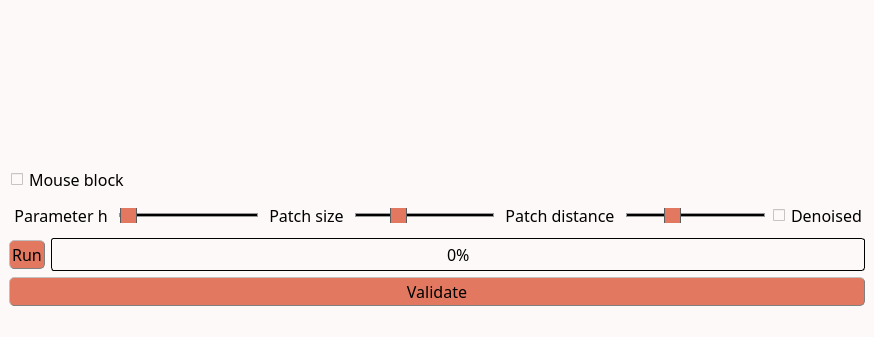
<?xml version="1.0" encoding="UTF-8"?>
<ui version="4.0">
 <class>MainWindow</class>
 <widget class="QMainWindow" name="MainWindow">
  <property name="geometry">
   <rect>
    <x>0</x>
    <y>0</y>
    <width>873</width>
    <height>337</height>
   </rect>
  </property>
  <property name="windowTitle">
   <string>NLMD denoising</string>
  </property>
  <property name="styleSheet">
   <string notr="true">/* Couleur du fond, label, combobox, progressbar vide et spin box */
QWidget, QLabel, QComboBox, QProgressBar, QSpinBox {background-color: rgb(253, 249, 248)}

/* Couleur quand inactif */
QPushButton:disabled, QComboBox:disabled, QSpinBox:disabled {background-color: rgba(243, 98, 64,150)}

/* Couleur des boutons et des selecteurs */
QPushButton, QComboBox::drop-down:button, QComboBox::down-arrow, QComboBox::down-arrow:disabled, QSpinBox::drop-down:button, QSpinBox::down-arrow, QSpinBox::down-arrow:disabled, QSpinBox::drop-up:button, QSpinBox::up-arrow, QSpinBox::up-arrow:disabled, QSlider::handle:horizontal {background-color: rgb(226, 120, 95)}

/* Couleur des bordures de même couleur que les boutons */
QComboBox::drop-down:button, QSpinBox::drop-down:button, QSpinBox::drop-up:button {border-color: rgb(193, 167, 181)}

/* Couleur des textes */
QLabel, QPushButton, QPushButton:hover, QCheckBox, QComboBox, Line, QTextEdit, QSpinBox {color: rgb(0, 0, 0)}

/* style des bordures 1 */
QLabel, QPushButton, QPushButton:hover, QComboBox, QSpinBox  {
	border-style : outset;
	min-width : 5em;
}

/* style des bordures 2 */
QPushButton, QPushButton:hover, QComboBox, QSpinBox  {
	border-radius: 5px;
	border-width: 1px;
	border-color: gray;
}

/* Font 1 */
QPushButton, QPushButton:hover, QCheckBox, QProgressBar {font: 12pt &quot;Noto Sans Cond&quot;}

/* Font 2 */
QComboBox, QTextEdit, QSpinBox {font: 10pt &quot;Noto Sans Cond&quot;}

/* Padding 1 */
QLabel, QComboBox, QComboBox::down-arrow, QSpinBox, QSpinBox::down-arrow, QSpinBox::up-arrow {padding : 1px;}

/* Padding 2 */
QPushButton, QPushButton:hover, QCheckBox {padding : 2px;}

/* Gestion taille des QCheckBoxes */
QCheckBox::indicator:unchecked, QCheckBox::indicator:unchecked:hover, QCheckBox::indicator:checked, QCheckBox::indicator:checked:hover  {
	width :12px;
	height : 12px;
}

QLabel {
	Border-radius : 5px;
	border-width : 0px;
	border-color : black;
	font : 14pt &quot;Noto Sans Cond&quot;;
}

QPushButton:hover {background-color: rgb(243, 98, 64);}

QCheckBox::indicator:unchecked {image: url(icons/uncheck_icon.png);}

QCheckBox::indicator:unchecked:hover {image: url(icons/uncheck_hover_icon.png);}

QCheckBox::indicator:checked {image: url(icons/Check_icon.png);}

QCheckBox::indicator:checked:hover {image: url(icons/Check_hover_icon.png);}

QComboBox::drop-down:button{
	border-radius: 4px;
	border-width: 1px;
	width: 30px;
}

QComboBox::down-arrow {
	 image : url(icons/Arrow_down.png); 
    width: 12px;
    height: 12px;
}

Line{
	format: plain;
	midLine-Width : 1px;
}

QFrame[height=&quot;3&quot;], QFrame[width=&quot;3&quot;] {background-color: #3A3939;}

QTextEdit{
	background-color: rgb(255, 255, 255);
	border-style: solid;
	border-radius: 5px;
	border-width: 1px;
	border-color: black;
}

QLineEdit {font : 12pt &quot;Noto Sans Cond&quot;;}

/* Gestion taille des QLineEdit */
QLineEdit::indicator:unchecked, QLineEdit::indicator:unchecked:hover, QLineEdit::indicator:checked, QLineEdit::indicator:checked:hover  {
	border-color: black;
}

QHBoxLayout {background-color: rgb(0, 240, 240, 50);}

QProgressBar {
	text-align: center;
	border: 1px solid black;
	border-radius: 3px;
 }

 QProgressBar::chunk {
	background-color: rgb(243, 98, 64);
	width: 15px;
	margin : 0.5px;
 }

QSpinBox::drop-down:button, QSpinBox::drop-up:button {
	border-radius: 2px;
	border-width: 1px;
	width: 36px;
}

QSpinBox::down-arrow {
	image : url(icons/Arrow_down.png);
    width: 24px;
    height: 22px;
}

QSpinBox::up-arrow {
	image : url(icons/Arrow_up.png);
    width: 24px;
    height: 22px;
}

QSlider::groove:horizontal {
    border: 1px solid #999999;
    height: 2px; /* the groove expands to the size of the slider by default. by giving it a height, it has a fixed size */
    background-color: rgb(0, 0, 0);
    margin: 1px 0;
}

QSlider::handle:horizontal {
    border: 1px solid #5c5c5c;
    width: 15px;
    height: 30px;
    margin: -10px 0; /* handle is placed by default on the contents rect of the groove. Expand outside the groove */
    border-radius: 3px;
}</string>
  </property>
  <widget class="QWidget" name="centralwidget">
   <property name="styleSheet">
    <string notr="true"/>
   </property>
   <layout class="QHBoxLayout" name="horizontalLayout_5">
    <item>
     <layout class="QVBoxLayout" name="verticalLayout_2">
      <item>
       <layout class="QHBoxLayout" name="horizontalLayout">
        <item>
         <widget class="ImageView" name="expSeries" native="true">
          <property name="sizePolicy">
           <sizepolicy hsizetype="MinimumExpanding" vsizetype="MinimumExpanding">
            <horstretch>0</horstretch>
            <verstretch>0</verstretch>
           </sizepolicy>
          </property>
          <property name="minimumSize">
           <size>
            <width>250</width>
            <height>0</height>
           </size>
          </property>
         </widget>
        </item>
        <item>
         <widget class="PlotWidget" name="profiles" native="true">
          <property name="sizePolicy">
           <sizepolicy hsizetype="MinimumExpanding" vsizetype="MinimumExpanding">
            <horstretch>0</horstretch>
            <verstretch>0</verstretch>
           </sizepolicy>
          </property>
          <property name="minimumSize">
           <size>
            <width>600</width>
            <height>150</height>
           </size>
          </property>
         </widget>
        </item>
       </layout>
      </item>
      <item>
       <layout class="QVBoxLayout" name="verticalLayout">
        <item>
         <layout class="QHBoxLayout" name="horizontalLayout_2">
          <item>
           <widget class="QCheckBox" name="mouseLock">
            <property name="font">
             <font>
              <family>Noto Sans Cond</family>
              <pointsize>12</pointsize>
              <weight>50</weight>
              <italic>false</italic>
              <bold>false</bold>
             </font>
            </property>
            <property name="styleSheet">
             <string notr="true"/>
            </property>
            <property name="text">
             <string>Mouse block</string>
            </property>
           </widget>
          </item>
         </layout>
        </item>
        <item>
         <layout class="QHBoxLayout" name="horizontalLayout_4">
          <item>
           <widget class="QLabel" name="label_h">
            <property name="font">
             <font>
              <family>Noto Sans Cond</family>
              <pointsize>12</pointsize>
              <weight>50</weight>
              <italic>false</italic>
              <bold>false</bold>
             </font>
            </property>
            <property name="styleSheet">
             <string notr="true">QLabel {
color: rgb(0, 0, 0);
background-color:	rgb(253, 249, 248);
border-style : outset;
Border-radius : 5px;
border-width : 0px;
border-color : black;
min-width : 5em;
padding : 5px;
font : 12pt &quot;Noto Sans Cond&quot;;
}</string>
            </property>
            <property name="text">
             <string>Parameter h</string>
            </property>
            <property name="textFormat">
             <enum>Qt::PlainText</enum>
            </property>
            <property name="alignment">
             <set>Qt::AlignCenter</set>
            </property>
           </widget>
          </item>
          <item>
           <widget class="QSlider" name="slider_h">
            <property name="minimumSize">
             <size>
              <width>0</width>
              <height>15</height>
             </size>
            </property>
            <property name="minimum">
             <number>1</number>
            </property>
            <property name="maximum">
             <number>5000</number>
            </property>
            <property name="singleStep">
             <number>10</number>
            </property>
            <property name="pageStep">
             <number>500</number>
            </property>
            <property name="value">
             <number>10</number>
            </property>
            <property name="orientation">
             <enum>Qt::Horizontal</enum>
            </property>
           </widget>
          </item>
          <item>
           <widget class="QLabel" name="label_size">
            <property name="font">
             <font>
              <family>Noto Sans Cond</family>
              <pointsize>12</pointsize>
              <weight>50</weight>
              <italic>false</italic>
              <bold>false</bold>
             </font>
            </property>
            <property name="styleSheet">
             <string notr="true">QLabel {
color: rgb(0, 0, 0);
background-color:	rgb(253, 249, 248);
border-style : outset;
Border-radius : 5px;
border-width : 0px;
border-color : black;
min-width : 5em;
padding : 5px;
font : 12pt &quot;Noto Sans Cond&quot;;
}</string>
            </property>
            <property name="text">
             <string>Patch size</string>
            </property>
            <property name="alignment">
             <set>Qt::AlignCenter</set>
            </property>
           </widget>
          </item>
          <item>
           <widget class="QSlider" name="slider_size">
            <property name="minimumSize">
             <size>
              <width>0</width>
              <height>15</height>
             </size>
            </property>
            <property name="minimum">
             <number>1</number>
            </property>
            <property name="maximum">
             <number>15</number>
            </property>
            <property name="pageStep">
             <number>2</number>
            </property>
            <property name="value">
             <number>5</number>
            </property>
            <property name="orientation">
             <enum>Qt::Horizontal</enum>
            </property>
           </widget>
          </item>
          <item>
           <widget class="QLabel" name="label_distance">
            <property name="font">
             <font>
              <family>Noto Sans Cond</family>
              <pointsize>12</pointsize>
              <weight>50</weight>
              <italic>false</italic>
              <bold>false</bold>
             </font>
            </property>
            <property name="styleSheet">
             <string notr="true">QLabel {
color: rgb(0, 0, 0);
background-color:	rgb(253, 249, 248);
border-style : outset;
Border-radius : 5px;
border-width : 0px;
border-color : black;
min-width : 5em;
padding : 5px;
font : 12pt &quot;Noto Sans Cond&quot;;
}</string>
            </property>
            <property name="text">
             <string>Patch distance</string>
            </property>
            <property name="alignment">
             <set>Qt::AlignCenter</set>
            </property>
           </widget>
          </item>
          <item>
           <widget class="QSlider" name="slider_distance">
            <property name="minimumSize">
             <size>
              <width>0</width>
              <height>15</height>
             </size>
            </property>
            <property name="minimum">
             <number>2</number>
            </property>
            <property name="maximum">
             <number>15</number>
            </property>
            <property name="pageStep">
             <number>2</number>
            </property>
            <property name="value">
             <number>6</number>
            </property>
            <property name="orientation">
             <enum>Qt::Horizontal</enum>
            </property>
           </widget>
          </item>
          <item>
           <widget class="QCheckBox" name="denoised">
            <property name="font">
             <font>
              <family>Noto Sans Cond</family>
              <pointsize>12</pointsize>
              <weight>50</weight>
              <italic>false</italic>
              <bold>false</bold>
             </font>
            </property>
            <property name="styleSheet">
             <string notr="true"/>
            </property>
            <property name="text">
             <string>Denoised</string>
            </property>
           </widget>
          </item>
         </layout>
        </item>
        <item>
         <layout class="QHBoxLayout" name="horizontalLayout_3">
          <item>
           <widget class="QPushButton" name="preview">
            <property name="font">
             <font>
              <family>Noto Sans Cond</family>
              <pointsize>12</pointsize>
              <weight>50</weight>
              <italic>false</italic>
              <bold>false</bold>
             </font>
            </property>
            <property name="toolTip">
             <string>&lt;html&gt;&lt;head/&gt;&lt;body&gt;&lt;p&gt;&lt;span style=&quot; font-size:11pt;&quot;&gt;Run the computation&lt;/span&gt;&lt;/p&gt;&lt;/body&gt;&lt;/html&gt;</string>
            </property>
            <property name="text">
             <string>Run</string>
            </property>
            <property name="icon">
             <iconset>
              <normaloff>icons/run_icon.png</normaloff>icons/run_icon.png</iconset>
            </property>
           </widget>
          </item>
          <item>
           <widget class="QProgressBar" name="progressBar">
            <property name="font">
             <font>
              <family>Noto Sans Cond</family>
              <pointsize>12</pointsize>
              <weight>50</weight>
              <italic>false</italic>
              <bold>false</bold>
             </font>
            </property>
            <property name="styleSheet">
             <string notr="true"/>
            </property>
            <property name="value">
             <number>0</number>
            </property>
           </widget>
          </item>
         </layout>
        </item>
        <item>
         <widget class="QPushButton" name="Validate_button">
          <property name="minimumSize">
           <size>
            <width>96</width>
            <height>0</height>
           </size>
          </property>
          <property name="font">
           <font>
            <family>Noto Sans Cond</family>
            <pointsize>12</pointsize>
            <weight>50</weight>
            <italic>false</italic>
            <bold>false</bold>
           </font>
          </property>
          <property name="toolTip">
           <string>&lt;html&gt;&lt;head/&gt;&lt;body&gt;&lt;p&gt;&lt;span style=&quot; font-size:11pt;&quot;&gt;Export data to the main GUI&lt;/span&gt;&lt;/p&gt;&lt;/body&gt;&lt;/html&gt;</string>
          </property>
          <property name="text">
           <string>Validate</string>
          </property>
          <property name="icon">
           <iconset>
            <normaloff>icons/Export.png</normaloff>icons/Export.png</iconset>
          </property>
         </widget>
        </item>
       </layout>
      </item>
     </layout>
    </item>
   </layout>
  </widget>
  <widget class="QMenuBar" name="menubar">
   <property name="geometry">
    <rect>
     <x>0</x>
     <y>0</y>
     <width>873</width>
     <height>20</height>
    </rect>
   </property>
  </widget>
  <widget class="QStatusBar" name="statusbar"/>
 </widget>
 <customwidgets>
  <customwidget>
   <class>ImageView</class>
   <extends>QWidget</extends>
   <header>pyqtgraph</header>
   <container>1</container>
  </customwidget>
  <customwidget>
   <class>PlotWidget</class>
   <extends>QWidget</extends>
   <header>pyqtgraph</header>
   <container>1</container>
  </customwidget>
 </customwidgets>
 <resources/>
 <connections/>
</ui>
